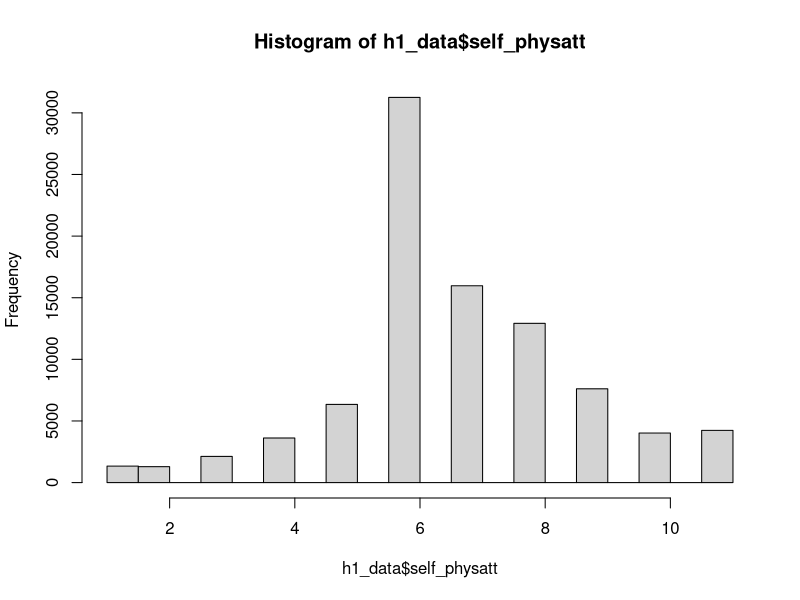

The R source for this figure:
## ---- chunk 1
# Open the project's .Rproj file before running chunks.
# Install psych once in the Console if needed: install.packages("psych")

install.packages("psych")
library(psych)

h1_data <- read.csv("data/processed_data/practice_h1.csv")
h2_data <- read.csv("data/processed_data/practice_h2.csv")

## ---- chunk 2
# A histogram groups numerical values into intervals (bins).
# Bar height shows how many observations fall in each interval.
# Start by looking at the distribution before calculating summary statistics.

hist(h1_data$self_physatt)

# Add readable labels to the same histogram.
## ---- chunk 3
# Mean: add the scores and divide by the number of observed responses.

# Median: the middle score after sorting the responses.

# Table: count how many people are in each category.

# Range: return the minimum and maximum, rather than their difference.

# IQR: the 75th percentile minus the 25th percentile.
## ---- chunk 4
# scale() uses z = (original score - mean) / standard deviation by default.
# Keep the original commitment scores and store the standardized values separately.
# scale() returns a matrix; as.numeric() makes a simple numeric column.

# Standardized scores have mean approximately 0 and standard deviation 1.
## ---- chunk 5
# Covariance describes whether two variables tend to move together.
# Positive: higher values tend to occur together. Negative: higher values tend to accompany lower values.
# Its size depends on the units and is not restricted to -1 through 1.

# Pearson correlation expresses a linear association on a -1 to 1 scale.

# Select numerical variables only; do not include participant IDs or category codes.

# A correlation matrix gives the correlation for each pair of columns.
# The diagonal is 1 because each variable is correlated with itself.
## ---- chunk 6
# summary() reports minimum, quartiles, median, mean, maximum, and missing counts when present.

# psych::describe() reports n, mean, SD, median, minimum, maximum, range width (max minus min), skewness, kurtosis, and other summaries.
# However it does not report every statistic above: compute IQR, cov(), and cor() separately.
